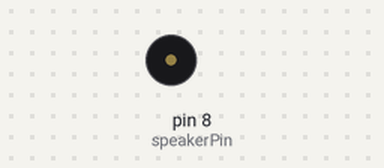
Bench run of a sketch on a simulated Arduino Uno, built with avr-gcc and run on an emulated ATmega328P. On the bench: buzzer (waves = sounding, pin HIGH).

Above: at 1.7 s.
At 7.4 s:
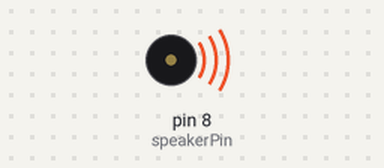
Timing chart, 0 to 7.8 s (numbered marks = the images above):
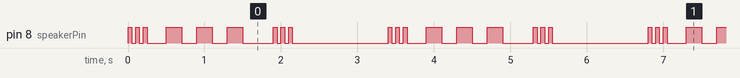

Measured:
- by itself, pin 8 (speakerPin): repeats every 3.4 s: 2 × (LOW 0.05 s, HIGH 0.05 s), LOW 0.25 s, 2 × (HIGH 0.20 s, LOW 0.20 s), HIGH 0.20 s, LOW 0.40 s, 2 × (HIGH 0.05 s, LOW 0.05 s), HIGH 0.05 s, LOW 1.3 s, HIGH 0.05 s
- by itself, everything shown: repeats every 3.4 s, in 18 steps

The sketch:

004_Buzzer.ino
```cpp
//A full description of this module (and many others) can be downloaded at: https://eve_arduino

int speakerPin = 8;
int shortnote = 50;
int longnote = 200;
int interpunction = 200;

void playLetterO()
{
  for (int i = 1; i <=3; i++)
  {
    digitalWrite(speakerPin, HIGH);
    delay(longnote);
    digitalWrite(speakerPin, LOW);
    delay(longnote);
  }
  delay(interpunction);
}

void playLetterS()
{
  for (int i = 1; i <=3; i++)
  {
    digitalWrite(speakerPin, HIGH);
    delay(shortnote);
    digitalWrite(speakerPin, LOW);
    delay(shortnote);
  }
  delay(interpunction);
}

void setup()
{
  pinMode(speakerPin, OUTPUT);
}

void loop()
{
  playLetterS();
  playLetterO();
  playLetterS();
  delay(1000);
}
```
